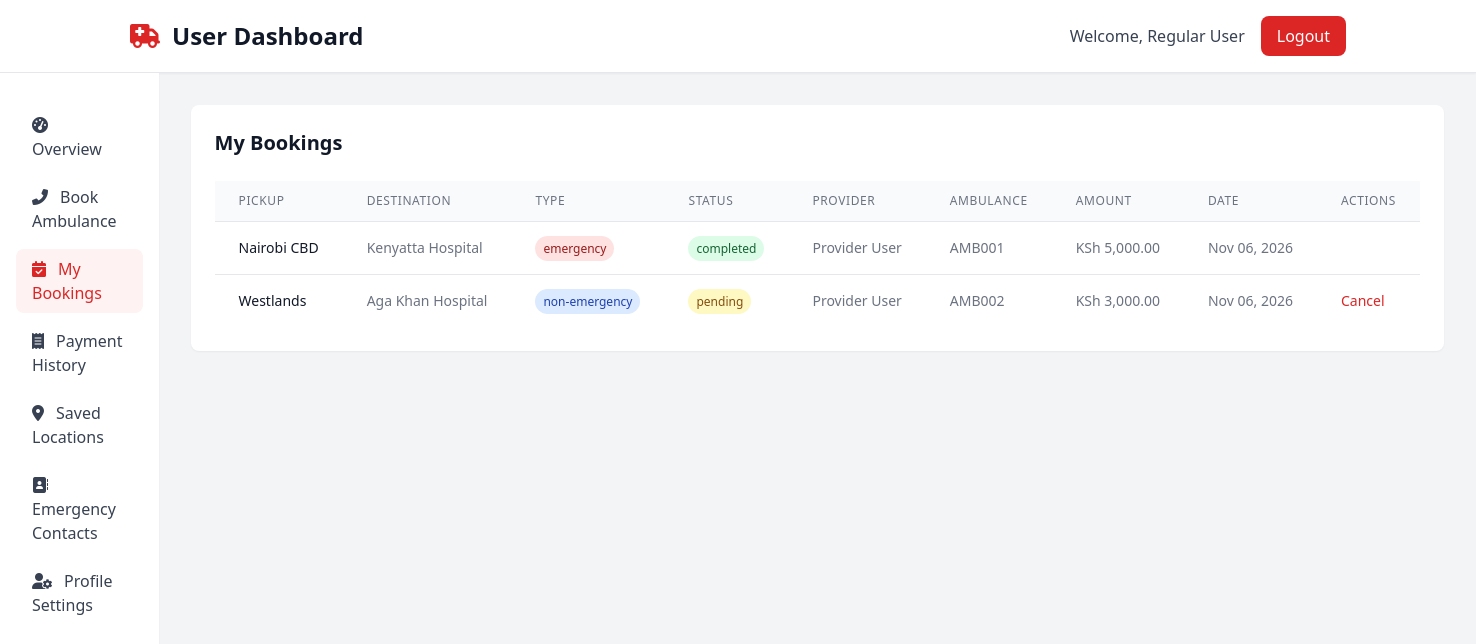
Page /user/my-bookings.php (signed in) on the committed database.
### tables this page shows
CREATE TABLE IF NOT EXISTS bookings (
    id INT AUTO_INCREMENT PRIMARY KEY,
    user_id INT NOT NULL,
    ambulance_id INT,
    pickup_location VARCHAR(255) NOT NULL,
    destination VARCHAR(255) NOT NULL,
    booking_type ENUM('emergency', 'non-emergency') NOT NULL,
    status ENUM('pending', 'accepted', 'in_progress', 'completed', 'cancelled') DEFAULT 'pending',
    amount DECIMAL(10,2) DEFAULT 0.00,
    created_at TIMESTAMP DEFAULT CURRENT_TIMESTAMP,
    FOREIGN KEY (user_id) REFERENCES users(id) ON DELETE CASCADE,
    FOREIGN KEY (ambulance_id) REFERENCES ambulances(id) ON DELETE SET NULL
);

CREATE TABLE IF NOT EXISTS users (
    id INT AUTO_INCREMENT PRIMARY KEY,
    fullname VARCHAR(100) NOT NULL,
    email VARCHAR(100) NOT NULL UNIQUE,
    phone VARCHAR(20) NOT NULL,
    account_type ENUM('user', 'provider', 'admin') NOT NULL,
    password VARCHAR(255) NOT NULL,
    otp VARCHAR(6) DEFAULT NULL,
    otp_timestamp TIMESTAMP NULL,
    is_active BOOLEAN DEFAULT TRUE,
    email_verified BOOLEAN DEFAULT FALSE,
    is_approved BOOLEAN DEFAULT TRUE,
    rejection_reason TEXT NULL,
    created_at TIMESTAMP DEFAULT CURRENT_TIMESTAMP,
    updated_at TIMESTAMP DEFAULT CURRENT_TIMESTAMP ON UPDATE CURRENT_TIMESTAMP
);

CREATE TABLE IF NOT EXISTS ambulances (
    id INT AUTO_INCREMENT PRIMARY KEY,
    provider_id INT NOT NULL,
    vehicle_number VARCHAR(20) NOT NULL,
    vehicle_type VARCHAR(50) NOT NULL,
    status ENUM('available', 'busy', 'maintenance') DEFAULT 'available',
    created_at TIMESTAMP DEFAULT CURRENT_TIMESTAMP,
    FOREIGN KEY (provider_id) REFERENCES users(id) ON DELETE CASCADE
);

### user/my-bookings.php (the view, shortened to what this page needs)
<?php
include '../config.php';
$user_id = $_SESSION['user_id'];
$bookings = $conn->query("SELECT b.*, a.vehicle_number, p.fullname as provider_name FROM bookings b LEFT JOIN ambulances a ON b.ambulance_id = a.id LEFT JOIN users p ON a.provider_id = p.id WHERE b.user_id = $user_id ORDER BY b.created_at DESC");
include '../includes/header.php';
include '../includes/sidebar.php';
?>
        <main class="flex-1 p-8">
            <section class="mb-8">
                <div class="bg-white rounded-lg shadow-sm p-6">
                    <h2 class="text-xl font-semibold text-gray-900 mb-6">My Bookings</h2>
                    <div class="overflow-x-auto">
                        <table class="min-w-full divide-y divide-gray-200">
                            <thead class="bg-gray-50">
                                <tr>
                                    <th class="px-6 py-3 text-left text-xs font-medium text-gray-500 uppercase tracking-wider">Pickup</th>
                                    <th class="px-6 py-3 text-left text-xs font-medium text-gray-500 uppercase tracking-wider">Destination</th>
                                    <th class="px-6 py-3 text-left text-xs font-medium text-gray-500 uppercase tracking-wider">Type</th>
                                    <th class="px-6 py-3 text-left text-xs font-medium text-gray-500 uppercase tracking-wider">Status</th>
                                    <th class="px-6 py-3 text-left text-xs font-medium text-gray-500 uppercase tracking-wider">Provider</th>
                                    <th class="px-6 py-3 text-left text-xs font-medium text-gray-500 uppercase tracking-wider">Ambulance</th>
                                    <th class="px-6 py-3 text-left text-xs font-medium text-gray-500 uppercase tracking-wider">Amount</th>
                                    <th class="px-6 py-3 text-left text-xs font-medium text-gray-500 uppercase tracking-wider">Date</th>
                                    <th class="px-6 py-3 text-left text-xs font-medium text-gray-500 uppercase tracking-wider">Actions</th>
                                </tr>
                            </thead>
                            <tbody class="bg-white divide-y divide-gray-200">
                                <?php if ($bookings->num_rows > 0): ?>
                                    <?php while ($booking = $bookings->fetch_assoc()): ?>
                                    <tr>
                                        <td class="px-6 py-4 whitespace-nowrap text-sm font-medium text-gray-900"><?php echo htmlspecialchars($booking['pickup_location']); ?></td>
                                        <td class="px-6 py-4 whitespace-nowrap text-sm text-gray-500"><?php echo htmlspecialchars($booking['destination']); ?></td>
                                        <td class="px-6 py-4 whitespace-nowrap text-sm text-gray-500">
                                            <span class="px-2 py-1 text-xs font-medium rounded-full <?php echo $booking['booking_type'] === 'emergency' ? 'bg-red-100 text-red-800' : 'bg-blue-100 text-blue-800'; ?>">
                                                <?php echo htmlspecialchars($booking['booking_type']); ?>
                                            </span>
                                        </td>
                                        <td class="px-6 py-4 whitespace-nowrap text-sm text-gray-500">
                                            <span class="px-2 py-1 text-xs font-medium rounded-full
                                                <?php
                                                switch($booking['status']) {
                                                    case 'pending': echo 'bg-yellow-100 text-yellow-800'; break;
                                                    case 'completed': echo 'bg-green-100 text-green-800'; break;
                                                }
                                                ?>">
                                                <?php echo htmlspecialchars($booking['status']); ?>
                                            </span>
                                        </td>
                                        <td class="px-6 py-4 whitespace-nowrap text-sm text-gray-500"><?php echo htmlspecialchars($booking['provider_name'] ?? 'Not assigned'); ?></td>
                                        <td class="px-6 py-4 whitespace-nowrap text-sm text-gray-500"><?php echo htmlspecialchars($booking['vehicle_number'] ?? 'Not assigned'); ?></td>
                                        <td class="px-6 py-4 whitespace-nowrap text-sm text-gray-500">KSh <?php echo number_format($booking['amount'], 2); ?></td>
                                        <td class="px-6 py-4 whitespace-nowrap text-sm text-gray-500"><?php echo date('M d, Y', strtotime($booking['created_at'])); ?></td>
                                        <td class="px-6 py-4 whitespace-nowrap text-sm font-medium">
                                            <?php if ($booking['status'] === 'pending'): ?>
                                            <button onclick="cancelBooking(<?php echo $booking['id']; ?>)" class="text-red-600 hover:text-red-900">Cancel</button>
                                            <?php endif; ?>
                                        </td>
                                    </tr>
                                    <?php endwhile; ?>
                                <?php else: ?>
                                    <tr>
                                        <td colspan="9" class="px-6 py-4 text-center text-gray-500">No bookings found</td>
                                    </tr>
                                <?php endif; ?>
                            </tbody>
                        </table>
                    </div>
                </div>
            </section>
        </main>
<?php include '../includes/footer.php'; ?>

### rows in the picture
bookings: pickup_location "Nairobi CBD", destination "Kenyatta Hospital", booking_type "emergency", status "completed", users.fullname "Provider User", ambulance.vehicle_number "AMB001", amount "5,000.00", created_at "Nov 06, 2026"
bookings: pickup_location "Westlands", destination "Aga Khan Hospital", booking_type "non-emergency", status "pending", users.fullname "Provider User", ambulance.vehicle_number "AMB002", amount "3,000.00", created_at "Nov 06, 2026"

### other values in the picture
$dashboard_type "User"
$_SESSION['fullname'] "Regular User"
